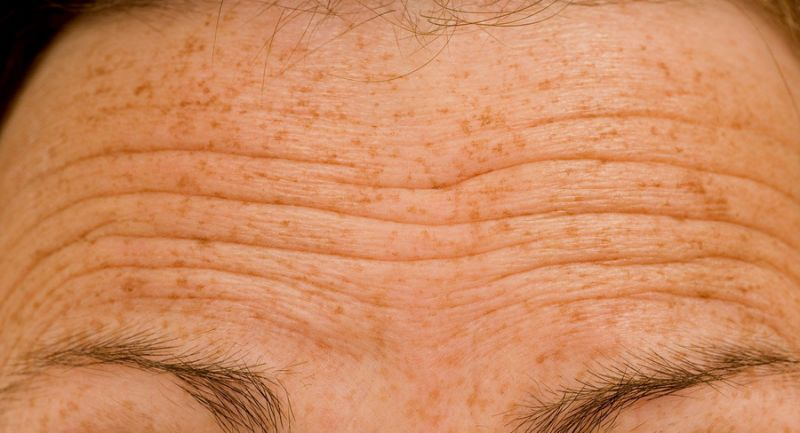
#> input picture wrinkles_and_crows_feet_detection/test_image.jpg, 800 x 433 px
$ python -i skin_tone_detection.py   (imports and definitions only)
#> lines starting #> are read from the running program, lines starting #| are printed output that depends on the picture; after the words box and inside, x2 and y2 are one past the last pixel; in counts of white or black regions, pixels touching at a corner belong together
import cv2
import numpy as np
import matplotlib.pyplot as plt
import imutils
# ---- START FUNCTIONS ----#

# display an image plus label and wait for key press to continue
def display_image(image, name):
    window_name = name
    cv2.namedWindow(window_name)
    cv2.imshow(window_name, image)
    cv2.waitKey()
    cv2.destroyAllWindows()


# segment using otsu binarization and thresholding
def segment_otsu(image_grayscale, img_BGR, display_steps = False):
    threshold_value, threshold_image = cv2.threshold(image_grayscale, 0, 255,cv2.THRESH_BINARY_INV+cv2.THRESH_OTSU)
    if display_steps:
        display_image(threshold_image, "otsu")
    threshold_image_binary = 1- threshold_image/255
    threshold_image_binary = np.repeat(threshold_image_binary[:, :, np.newaxis], 3, axis=2)
    img_face_only = np.multiply(threshold_image_binary, img_BGR)
    img_face_only = np.array(img_face_only, dtype=np.uint8)
    return img_face_only

# ---- MAIN ----#
# return color in RGB order
def get_skin_tone_RGB(image_path, width = None, display_color = True, display_steps = False):
    # read in image into openCV BGR and grayscale
#> called with display_color = True, display_steps = False
    if type(image_path) == str:
        img = cv2.imread(image_path, 3)
#> img is the input picture: shape (433, 800, 3); mean B, G, R 94.7, 137.6, 206
    else:
        img = image_path
    if width:
        img = imutils.resize(img, width=width)
    img.shape
    scale_percent = 60 # percent of original size
    width = int(img.shape[1] * scale_percent / 100)
#> width = 480
    height = int(img.shape[0] * scale_percent / 100)
#> height = 259
    dim = (width, height)
#> dim = (480, 259)
    # resize image
    img_BGR = cv2.resize(img, dim, interpolation = cv2.INTER_AREA)
    img_BGR.shape
    if display_steps:
        display_image(img_BGR, "BGR")

    img_grayscale = cv2.cvtColor(img_BGR, cv2.COLOR_BGR2GRAY)
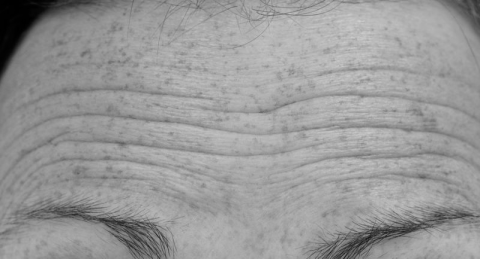
#> img_grayscale: shape (259, 480); min 0, max 208, mean 153.2
    if display_steps:
        display_image(img_grayscale, "grayscale")

    # foreground and background segmentation (otsu)
    img_face_only = segment_otsu(img_grayscale, img_BGR, display_steps)
#> in segment_otsu, `threshold_value, threshold_image = cv2.threshold(image_grayscale, 0, 2..`:
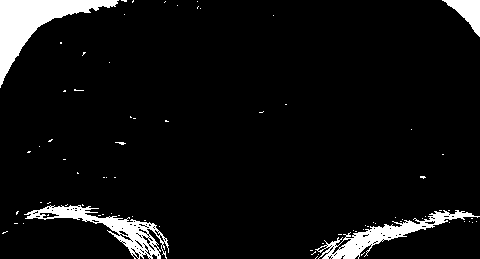
#> threshold_image: shape (259, 480); 6.4% white; 78 white regions (74 under 20 px), largest, box (x1, y1, x2, y2) and area: (0, 0, 119, 88) 3184, (24, 205, 169, 259) 2012, (315, 210, 480, 259) 1918, (442, 0, 480, 37) 637
#> in segment_otsu, `threshold_value, threshold_image = cv2.threshold(image_grayscale, 0, 2..`: threshold_value = 113
#> in segment_otsu, `img_face_only = np.multiply(threshold_image_binary, img_BGR)`:
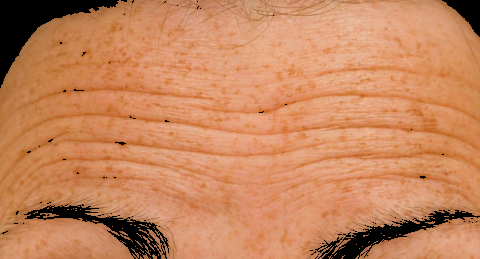
#> img_face_only: shape (259, 480, 3) float64; mean of channels 0, 1, 2 92.9, 133.9, 199.5; drawn as B, G, R
    if display_steps:
        display_image(img_face_only, "segmented BGR")

    # convert to HSV and YCrCb color spaces and detect potential pixels
    img_HSV = cv2.cvtColor(img_face_only, cv2.COLOR_BGR2HSV)
#> img_HSV: shape (259, 480, 3); mean H, S, V 10.8, 128.3, 199.5
    img_YCrCb = cv2.cvtColor(img_face_only, cv2.COLOR_BGR2YCrCb)
#> img_YCrCb: shape (259, 480, 3); mean of channels 0, 1, 2 148.8, 164.1, 96.5
    if display_steps:
        display_image(img_HSV, "HSV")
        display_image(img_YCrCb, "YCrCb")

    # aggregate skin pixels
    blue = []
    green = []
    red = []

    height, width, channels = img_face_only.shape
#> channels = 3

    for i in range (height):
        for j in range (width):
            if((img_HSV.item(i, j, 0) <= 170) and (140 <= img_YCrCb.item(i, j, 1) <= 170) and (90 <= img_YCrCb.item(i, j, 2) <= 120)):
                blue.append(img_face_only[i, j].item(0))
                green.append(img_face_only[i, j].item(1))
                red.append(img_face_only[i, j].item(2))
            else:
                img_face_only[i, j] = [0, 0, 0]
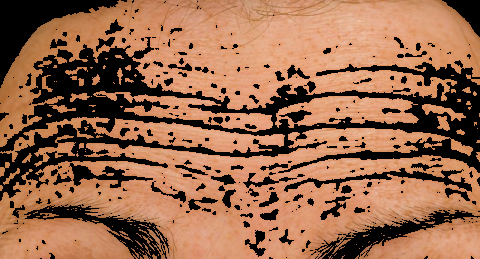
#> img_face_only: shape (259, 480, 3); mean of channels 0, 1, 2 75.5, 104.5, 151.9; drawn as B, G, R
#> after the loop, blue = 88113 items; green = 88113 items; red = 88113 items
    skin_tone_estimate_BGR = [np.mean(blue), np.mean(green), np.mean(red)]
#> skin_tone_estimate_BGR = [106.5, 147.4, 214.4]
    if display_steps:
        display_image(img_face_only, "final segmentation")
    if display_color:
        plt.imshow([[(skin_tone_estimate_BGR[2]/255, skin_tone_estimate_BGR[1]/255, skin_tone_estimate_BGR[0]/255)]])
        plt.show()
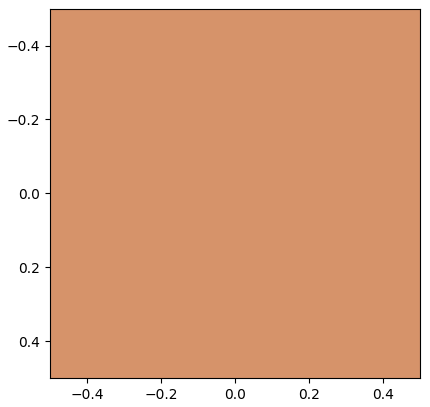
#> figure drawn by matplotlib, 1 panel
    return (skin_tone_estimate_BGR[2], skin_tone_estimate_BGR[1], skin_tone_estimate_BGR[0])

    # determine mean skin tone estimate

>>> result = get_skin_tone_RGB('../wrinkles_and_crows_feet_detection/test_image.jpg')
#> result = (214.4, 147.4, 106.5)
